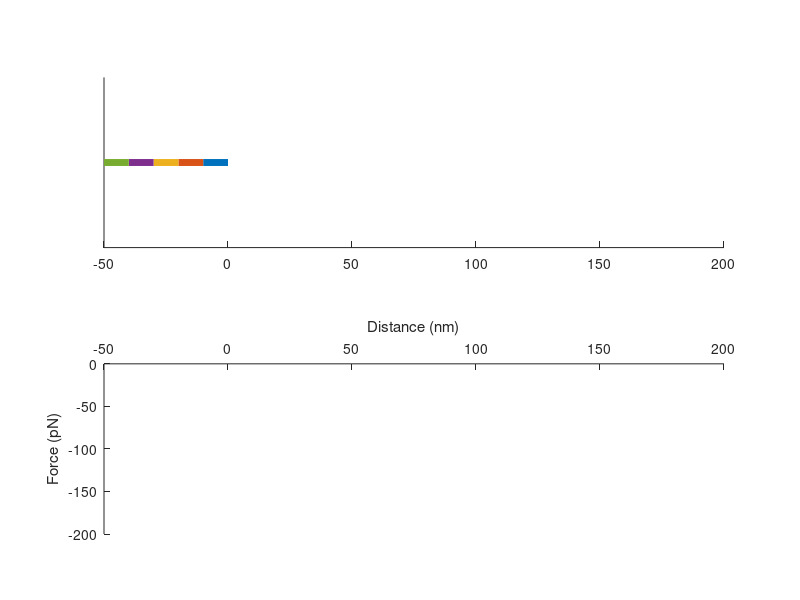

Write the MATLAB code that produced this figure. (Note: this script raises an error after producing the figure.)
addpath('LSQ fit')


Lc = [33, 50, 92, 130, 164]; % Example of possible model parameters
Xunfold = [0, 28, 40, 77, 105, 133];
nCrest = length(Lc);
X = -10*(0:nCrest);


% Plotting
figure
subplot(2,1,1)
hold on
xlim([-10*nCrest,200]);
ylim([-1,1]);
set(gca,'ytick',[])

% give different lengths to sections!
h = zeros(1,nCrest);
for i = 1:nCrest
    h(i) = plot([X(i+1),X(i)],[0,0],'linewidth',5);% ith section
end
% plot(0,0,'*') % draw tip?


subplot(2,1,2)
hold on
set(gca,'XAxisLocation','top');
xlim([-10*nCrest,200]);
ylim([-200,0]);
xlabel('Distance (nm)');
ylabel('Force (pN)');

% f = 0;
% x = 0; 
% h2 = plot(f,x,'.');
z=animatedline;

% we move tip 1 nm/sec

set(gca,'nextplot','replacechildren');
for d = 1:200
%     X(1) = X(1)+1
    for i = 1:nCrest
        if d>Xunfold(i)
            X(i) = X(i)+1;
            thisLc = Lc(i);
        end
    end
    for i =1:nCrest
        set(h(i),'XData',[X(i+1),X(i)],'YData',[0,0]);
    end
    
    f = fd(thisLc,X(1));
    if d >Xunfold(end)
        f = 0;
    end
%     set(h2,'XData',X(1),'YData',f);
            addpoints(z,X(1),f);

    
    drawnow;
    F(d) = getframe;
end